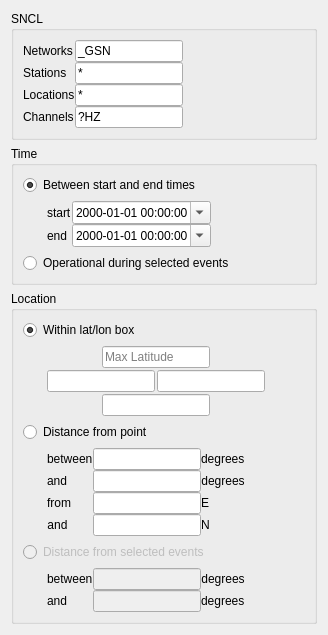
<?xml version="1.0" encoding="UTF-8"?>
<ui version="4.0">
 <class>StationQueryDialog</class>
 <widget class="QDialog" name="StationQueryDialog">
  <property name="windowTitle">
   <string>Dialog</string>
  </property>
  <layout class="QVBoxLayout" name="verticalLayout">
   <item>
    <widget class="QGroupBox" name="SNCLGroupBox">
     <property name="title">
      <string>SNCL</string>
     </property>
     <property name="alignment">
      <set>Qt::AlignLeading|Qt::AlignLeft|Qt::AlignTop</set>
     </property>
     <layout class="QVBoxLayout" name="verticalLayout_5">
      <item>
       <layout class="QHBoxLayout" name="horizontalLayout_13">
        <property name="spacing">
         <number>0</number>
        </property>
        <item>
         <layout class="QFormLayout" name="formLayout">
          <item row="0" column="0">
           <widget class="QLabel" name="networkLabel">
            <property name="text">
             <string>Networks</string>
            </property>
           </widget>
          </item>
          <item row="0" column="1">
           <widget class="QLineEdit" name="networkLineEdit">
            <property name="text">
             <string>_GSN</string>
            </property>
           </widget>
          </item>
          <item row="1" column="1">
           <widget class="QLineEdit" name="stationLineEdit">
            <property name="text">
             <string>*</string>
            </property>
           </widget>
          </item>
          <item row="2" column="0">
           <widget class="QLabel" name="locationLabel">
            <property name="text">
             <string>Locations</string>
            </property>
           </widget>
          </item>
          <item row="2" column="1">
           <widget class="QLineEdit" name="locationLineEdit">
            <property name="text">
             <string>*</string>
            </property>
           </widget>
          </item>
          <item row="3" column="0">
           <widget class="QLabel" name="channelLabel">
            <property name="text">
             <string>Channels</string>
            </property>
           </widget>
          </item>
          <item row="3" column="1">
           <widget class="QLineEdit" name="channelLineEdit">
            <property name="sizePolicy">
             <sizepolicy hsizetype="Preferred" vsizetype="Fixed">
              <horstretch>0</horstretch>
              <verstretch>0</verstretch>
             </sizepolicy>
            </property>
            <property name="text">
             <string>?HZ</string>
            </property>
           </widget>
          </item>
          <item row="1" column="0">
           <widget class="QLabel" name="stationLabel">
            <property name="text">
             <string>Stations</string>
            </property>
           </widget>
          </item>
         </layout>
        </item>
        <item>
         <spacer name="horizontalSpacer_3">
          <property name="orientation">
           <enum>Qt::Horizontal</enum>
          </property>
          <property name="sizeHint" stdset="0">
           <size>
            <width>40</width>
            <height>20</height>
           </size>
          </property>
         </spacer>
        </item>
       </layout>
      </item>
     </layout>
    </widget>
   </item>
   <item>
    <widget class="QGroupBox" name="timeGroupBox">
     <property name="title">
      <string>Time</string>
     </property>
     <layout class="QVBoxLayout" name="verticalLayout_2">
      <item>
       <widget class="QRadioButton" name="timeBetweenRadioButton">
        <property name="enabled">
         <bool>true</bool>
        </property>
        <property name="text">
         <string>Between start and end times</string>
        </property>
        <property name="checked">
         <bool>true</bool>
        </property>
       </widget>
      </item>
      <item>
       <layout class="QHBoxLayout" name="horizontalLayout_10">
        <property name="spacing">
         <number>0</number>
        </property>
        <property name="leftMargin">
         <number>24</number>
        </property>
        <item>
         <layout class="QFormLayout" name="formLayout_2">
          <item row="0" column="1">
           <widget class="QDateTimeEdit" name="starttimeDateTimeEdit">
            <property name="alignment">
             <set>Qt::AlignLeading|Qt::AlignLeft|Qt::AlignVCenter</set>
            </property>
            <property name="displayFormat">
             <string>yyyy-MM-dd hh:mm:ss</string>
            </property>
            <property name="calendarPopup">
             <bool>true</bool>
            </property>
            <property name="timeSpec">
             <enum>Qt::UTC</enum>
            </property>
           </widget>
          </item>
          <item row="1" column="0">
           <widget class="QLabel" name="endtimeLabel">
            <property name="text">
             <string>end</string>
            </property>
           </widget>
          </item>
          <item row="1" column="1">
           <widget class="QDateTimeEdit" name="endtimeDateTimeEdit">
            <property name="sizePolicy">
             <sizepolicy hsizetype="Minimum" vsizetype="Fixed">
              <horstretch>0</horstretch>
              <verstretch>0</verstretch>
             </sizepolicy>
            </property>
            <property name="showGroupSeparator" stdset="0">
             <bool>false</bool>
            </property>
            <property name="displayFormat">
             <string>yyyy-MM-dd hh:mm:ss</string>
            </property>
            <property name="calendarPopup">
             <bool>true</bool>
            </property>
            <property name="timeSpec">
             <enum>Qt::UTC</enum>
            </property>
           </widget>
          </item>
          <item row="0" column="0">
           <widget class="QLabel" name="starttimeLabel">
            <property name="text">
             <string>start</string>
            </property>
           </widget>
          </item>
         </layout>
        </item>
        <item>
         <spacer name="horizontalSpacer_2">
          <property name="orientation">
           <enum>Qt::Horizontal</enum>
          </property>
          <property name="sizeHint" stdset="0">
           <size>
            <width>40</width>
            <height>20</height>
           </size>
          </property>
         </spacer>
        </item>
       </layout>
      </item>
      <item>
       <widget class="QRadioButton" name="timeDuringEventsRadioButton">
        <property name="text">
         <string>Operational during selected events</string>
        </property>
       </widget>
      </item>
     </layout>
    </widget>
   </item>
   <item>
    <widget class="QGroupBox" name="locationGroupBox">
     <property name="title">
      <string>Location</string>
     </property>
     <layout class="QVBoxLayout" name="verticalLayout_4">
      <item>
       <widget class="QRadioButton" name="locationRangeRadioButton">
        <property name="text">
         <string>Within lat/lon box</string>
        </property>
        <property name="checked">
         <bool>true</bool>
        </property>
       </widget>
      </item>
      <item>
       <layout class="QHBoxLayout" name="locationRangeLayout" stretch="0,1">
        <property name="spacing">
         <number>0</number>
        </property>
        <property name="leftMargin">
         <number>24</number>
        </property>
        <item>
         <layout class="QVBoxLayout" name="verticalLayout_7">
          <property name="spacing">
           <number>2</number>
          </property>
          <item>
           <layout class="QHBoxLayout" name="horizontalLayout_4">
            <item>
             <spacer name="horizontalSpacer_6">
              <property name="orientation">
               <enum>Qt::Horizontal</enum>
              </property>
              <property name="sizeHint" stdset="0">
               <size>
                <width>40</width>
                <height>20</height>
               </size>
              </property>
             </spacer>
            </item>
            <item>
             <widget class="QLineEdit" name="locationRangeNorthLineEdit">
              <property name="sizePolicy">
               <sizepolicy hsizetype="Fixed" vsizetype="Fixed">
                <horstretch>0</horstretch>
                <verstretch>0</verstretch>
               </sizepolicy>
              </property>
              <property name="placeholderText">
               <string>Max Latitude</string>
              </property>
             </widget>
            </item>
            <item>
             <spacer name="horizontalSpacer_5">
              <property name="orientation">
               <enum>Qt::Horizontal</enum>
              </property>
              <property name="sizeType">
               <enum>QSizePolicy::Expanding</enum>
              </property>
              <property name="sizeHint" stdset="0">
               <size>
                <width>40</width>
                <height>20</height>
               </size>
              </property>
             </spacer>
            </item>
           </layout>
          </item>
          <item>
           <layout class="QHBoxLayout" name="horizontalLayout">
            <item>
             <widget class="QLineEdit" name="locationRangeEastLineEdit">
              <property name="sizePolicy">
               <sizepolicy hsizetype="Fixed" vsizetype="Fixed">
                <horstretch>0</horstretch>
                <verstretch>0</verstretch>
               </sizepolicy>
              </property>
             </widget>
            </item>
            <item>
             <widget class="QLineEdit" name="locationRangeWestLineEdit">
              <property name="sizePolicy">
               <sizepolicy hsizetype="Fixed" vsizetype="Fixed">
                <horstretch>0</horstretch>
                <verstretch>0</verstretch>
               </sizepolicy>
              </property>
             </widget>
            </item>
           </layout>
          </item>
          <item>
           <layout class="QHBoxLayout" name="horizontalLayout_5">
            <item>
             <spacer name="horizontalSpacer_7">
              <property name="orientation">
               <enum>Qt::Horizontal</enum>
              </property>
              <property name="sizeHint" stdset="0">
               <size>
                <width>40</width>
                <height>20</height>
               </size>
              </property>
             </spacer>
            </item>
            <item>
             <widget class="QLineEdit" name="locationRangeSouthLineEdit">
              <property name="sizePolicy">
               <sizepolicy hsizetype="Fixed" vsizetype="Fixed">
                <horstretch>0</horstretch>
                <verstretch>0</verstretch>
               </sizepolicy>
              </property>
             </widget>
            </item>
            <item>
             <spacer name="horizontalSpacer_8">
              <property name="orientation">
               <enum>Qt::Horizontal</enum>
              </property>
              <property name="sizeHint" stdset="0">
               <size>
                <width>40</width>
                <height>20</height>
               </size>
              </property>
             </spacer>
            </item>
           </layout>
          </item>
         </layout>
        </item>
        <item>
         <spacer name="horizontalSpacer_4">
          <property name="orientation">
           <enum>Qt::Horizontal</enum>
          </property>
          <property name="sizeHint" stdset="0">
           <size>
            <width>40</width>
            <height>20</height>
           </size>
          </property>
         </spacer>
        </item>
       </layout>
      </item>
      <item>
       <widget class="QRadioButton" name="locationDistanceFromPointRadioButton">
        <property name="enabled">
         <bool>true</bool>
        </property>
        <property name="text">
         <string>Distance from point</string>
        </property>
       </widget>
      </item>
      <item>
       <layout class="QHBoxLayout" name="horizontalLayout_9">
        <property name="spacing">
         <number>0</number>
        </property>
        <property name="leftMargin">
         <number>24</number>
        </property>
        <item>
         <layout class="QFormLayout" name="formLayout_3">
          <item row="0" column="0">
           <widget class="QLabel" name="label">
            <property name="text">
             <string>between</string>
            </property>
           </widget>
          </item>
          <item row="0" column="1">
           <layout class="QHBoxLayout" name="horizontalLayout_6">
            <item>
             <widget class="QLineEdit" name="distanceFromPointMinRadiusLineEdit">
              <property name="enabled">
               <bool>true</bool>
              </property>
              <property name="sizePolicy">
               <sizepolicy hsizetype="Fixed" vsizetype="Fixed">
                <horstretch>0</horstretch>
                <verstretch>0</verstretch>
               </sizepolicy>
              </property>
             </widget>
            </item>
            <item>
             <widget class="QLabel" name="label_11">
              <property name="enabled">
               <bool>true</bool>
              </property>
              <property name="text">
               <string>degrees</string>
              </property>
             </widget>
            </item>
           </layout>
          </item>
          <item row="1" column="0">
           <widget class="QLabel" name="label_2">
            <property name="text">
             <string>and</string>
            </property>
           </widget>
          </item>
          <item row="1" column="1">
           <layout class="QHBoxLayout" name="horizontalLayout_3">
            <item>
             <widget class="QLineEdit" name="distanceFromPointMaxRadiusLineEdit">
              <property name="enabled">
               <bool>true</bool>
              </property>
              <property name="sizePolicy">
               <sizepolicy hsizetype="Fixed" vsizetype="Fixed">
                <horstretch>0</horstretch>
                <verstretch>0</verstretch>
               </sizepolicy>
              </property>
             </widget>
            </item>
            <item>
             <widget class="QLabel" name="label_10">
              <property name="enabled">
               <bool>true</bool>
              </property>
              <property name="text">
               <string>degrees</string>
              </property>
              <property name="alignment">
               <set>Qt::AlignCenter</set>
              </property>
             </widget>
            </item>
           </layout>
          </item>
          <item row="2" column="0">
           <widget class="QLabel" name="label_6">
            <property name="enabled">
             <bool>true</bool>
            </property>
            <property name="text">
             <string>from</string>
            </property>
            <property name="alignment">
             <set>Qt::AlignRight|Qt::AlignTrailing|Qt::AlignVCenter</set>
            </property>
           </widget>
          </item>
          <item row="2" column="1">
           <layout class="QHBoxLayout" name="horizontalLayout_7">
            <item>
             <widget class="QLineEdit" name="distanceFromPointEastLineEdit">
              <property name="enabled">
               <bool>true</bool>
              </property>
              <property name="sizePolicy">
               <sizepolicy hsizetype="Fixed" vsizetype="Fixed">
                <horstretch>0</horstretch>
                <verstretch>0</verstretch>
               </sizepolicy>
              </property>
             </widget>
            </item>
            <item>
             <widget class="QLabel" name="label_4">
              <property name="text">
               <string>E</string>
              </property>
             </widget>
            </item>
           </layout>
          </item>
          <item row="3" column="0">
           <widget class="QLabel" name="label_8">
            <property name="enabled">
             <bool>true</bool>
            </property>
            <property name="text">
             <string>and</string>
            </property>
            <property name="alignment">
             <set>Qt::AlignCenter</set>
            </property>
           </widget>
          </item>
          <item row="3" column="1">
           <layout class="QHBoxLayout" name="horizontalLayout_8">
            <item>
             <widget class="QLineEdit" name="distanceFromPointNorthLineEdit">
              <property name="enabled">
               <bool>true</bool>
              </property>
              <property name="sizePolicy">
               <sizepolicy hsizetype="Fixed" vsizetype="Fixed">
                <horstretch>0</horstretch>
                <verstretch>0</verstretch>
               </sizepolicy>
              </property>
             </widget>
            </item>
            <item>
             <widget class="QLabel" name="label_7">
              <property name="text">
               <string>N</string>
              </property>
             </widget>
            </item>
           </layout>
          </item>
         </layout>
        </item>
        <item>
         <spacer name="horizontalSpacer_9">
          <property name="orientation">
           <enum>Qt::Horizontal</enum>
          </property>
          <property name="sizeHint" stdset="0">
           <size>
            <width>0</width>
            <height>0</height>
           </size>
          </property>
         </spacer>
        </item>
       </layout>
      </item>
      <item>
       <widget class="QRadioButton" name="locationDistanceFromEventsRadioButton">
        <property name="enabled">
         <bool>false</bool>
        </property>
        <property name="text">
         <string>Distance from selected events</string>
        </property>
       </widget>
      </item>
      <item>
       <layout class="QHBoxLayout" name="horizontalLayout_2">
        <property name="spacing">
         <number>0</number>
        </property>
        <property name="leftMargin">
         <number>24</number>
        </property>
        <item>
         <layout class="QFormLayout" name="formLayout_4">
          <item row="0" column="0">
           <widget class="QLabel" name="label_9">
            <property name="text">
             <string>between</string>
            </property>
           </widget>
          </item>
          <item row="0" column="1">
           <layout class="QHBoxLayout" name="horizontalLayout_11">
            <item>
             <widget class="QLineEdit" name="distanceFromEventsMinradiusLineEdit">
              <property name="enabled">
               <bool>false</bool>
              </property>
              <property name="sizePolicy">
               <sizepolicy hsizetype="Fixed" vsizetype="Fixed">
                <horstretch>0</horstretch>
                <verstretch>0</verstretch>
               </sizepolicy>
              </property>
             </widget>
            </item>
            <item>
             <widget class="QLabel" name="label_3">
              <property name="enabled">
               <bool>true</bool>
              </property>
              <property name="text">
               <string>degrees</string>
              </property>
              <property name="alignment">
               <set>Qt::AlignCenter</set>
              </property>
             </widget>
            </item>
           </layout>
          </item>
          <item row="1" column="0">
           <widget class="QLabel" name="label_12">
            <property name="text">
             <string>and</string>
            </property>
           </widget>
          </item>
          <item row="1" column="1">
           <layout class="QHBoxLayout" name="horizontalLayout_12">
            <item>
             <widget class="QLineEdit" name="distanceFromEventsMaxradiusLineEdit">
              <property name="enabled">
               <bool>false</bool>
              </property>
              <property name="sizePolicy">
               <sizepolicy hsizetype="Fixed" vsizetype="Fixed">
                <horstretch>0</horstretch>
                <verstretch>0</verstretch>
               </sizepolicy>
              </property>
             </widget>
            </item>
            <item>
             <widget class="QLabel" name="label_5">
              <property name="enabled">
               <bool>true</bool>
              </property>
              <property name="text">
               <string>degrees</string>
              </property>
             </widget>
            </item>
           </layout>
          </item>
         </layout>
        </item>
        <item>
         <spacer name="horizontalSpacer">
          <property name="orientation">
           <enum>Qt::Horizontal</enum>
          </property>
          <property name="sizeHint" stdset="0">
           <size>
            <width>40</width>
            <height>20</height>
           </size>
          </property>
         </spacer>
        </item>
       </layout>
      </item>
     </layout>
    </widget>
   </item>
  </layout>
 </widget>
 <tabstops>
  <tabstop>networkLineEdit</tabstop>
  <tabstop>stationLineEdit</tabstop>
  <tabstop>locationLineEdit</tabstop>
  <tabstop>channelLineEdit</tabstop>
  <tabstop>timeBetweenRadioButton</tabstop>
  <tabstop>starttimeDateTimeEdit</tabstop>
  <tabstop>endtimeDateTimeEdit</tabstop>
  <tabstop>timeDuringEventsRadioButton</tabstop>
  <tabstop>locationRangeRadioButton</tabstop>
  <tabstop>locationRangeNorthLineEdit</tabstop>
  <tabstop>locationRangeEastLineEdit</tabstop>
  <tabstop>locationRangeWestLineEdit</tabstop>
  <tabstop>locationRangeSouthLineEdit</tabstop>
  <tabstop>locationDistanceFromPointRadioButton</tabstop>
  <tabstop>distanceFromPointMinRadiusLineEdit</tabstop>
  <tabstop>distanceFromPointMaxRadiusLineEdit</tabstop>
  <tabstop>distanceFromPointEastLineEdit</tabstop>
  <tabstop>distanceFromPointNorthLineEdit</tabstop>
  <tabstop>locationDistanceFromEventsRadioButton</tabstop>
  <tabstop>distanceFromEventsMinradiusLineEdit</tabstop>
  <tabstop>distanceFromEventsMaxradiusLineEdit</tabstop>
 </tabstops>
 <resources/>
 <connections/>
</ui>
